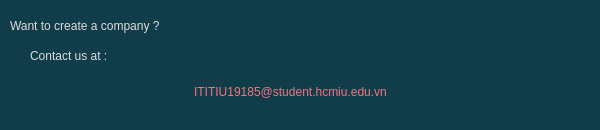
<?xml version="1.0" encoding="UTF-8"?>
<ui version="4.0">
 <class>Dialog</class>
 <widget class="QDialog" name="Dialog">
  <property name="geometry">
   <rect>
    <x>0</x>
    <y>0</y>
    <width>600</width>
    <height>130</height>
   </rect>
  </property>
  <property name="minimumSize">
   <size>
    <width>600</width>
    <height>130</height>
   </size>
  </property>
  <property name="maximumSize">
   <size>
    <width>600</width>
    <height>130</height>
   </size>
  </property>
  <property name="windowTitle">
   <string>Dialog</string>
  </property>
  <widget class="QWidget" name="widget" native="true">
   <property name="geometry">
    <rect>
     <x>0</x>
     <y>0</y>
     <width>1001</width>
     <height>411</height>
    </rect>
   </property>
   <property name="styleSheet">
    <string notr="true">background-color: rgb(17, 60, 74);</string>
   </property>
   <widget class="QLabel" name="label">
    <property name="geometry">
     <rect>
      <x>10</x>
      <y>-10</y>
      <width>521</width>
      <height>71</height>
     </rect>
    </property>
    <property name="styleSheet">
     <string notr="true">font: 500 italic 20pt &quot;Ubuntu&quot;;
color: rgb(221, 221, 221);</string>
    </property>
    <property name="text">
     <string>Want to create a company ? </string>
    </property>
   </widget>
   <widget class="QLabel" name="label_2">
    <property name="geometry">
     <rect>
      <x>30</x>
      <y>40</y>
      <width>471</width>
      <height>31</height>
     </rect>
    </property>
    <property name="styleSheet">
     <string notr="true">font: 500 italic 20pt &quot;Ubuntu&quot;;
color: rgb(221, 221, 221);</string>
    </property>
    <property name="text">
     <string>Contact us at :</string>
    </property>
   </widget>
   <widget class="QPushButton" name="email_button">
    <property name="geometry">
     <rect>
      <x>40</x>
      <y>80</y>
      <width>501</width>
      <height>24</height>
     </rect>
    </property>
    <property name="styleSheet">
     <string notr="true">border:none;
font: 500 italic 20pt &quot;Ubuntu&quot;;
color: rgb(246, 114, 128);</string>
    </property>
    <property name="text">
     <string>ITITIU19185@student.hcmiu.edu.vn</string>
    </property>
   </widget>
  </widget>
 </widget>
 <resources/>
 <connections/>
</ui>
